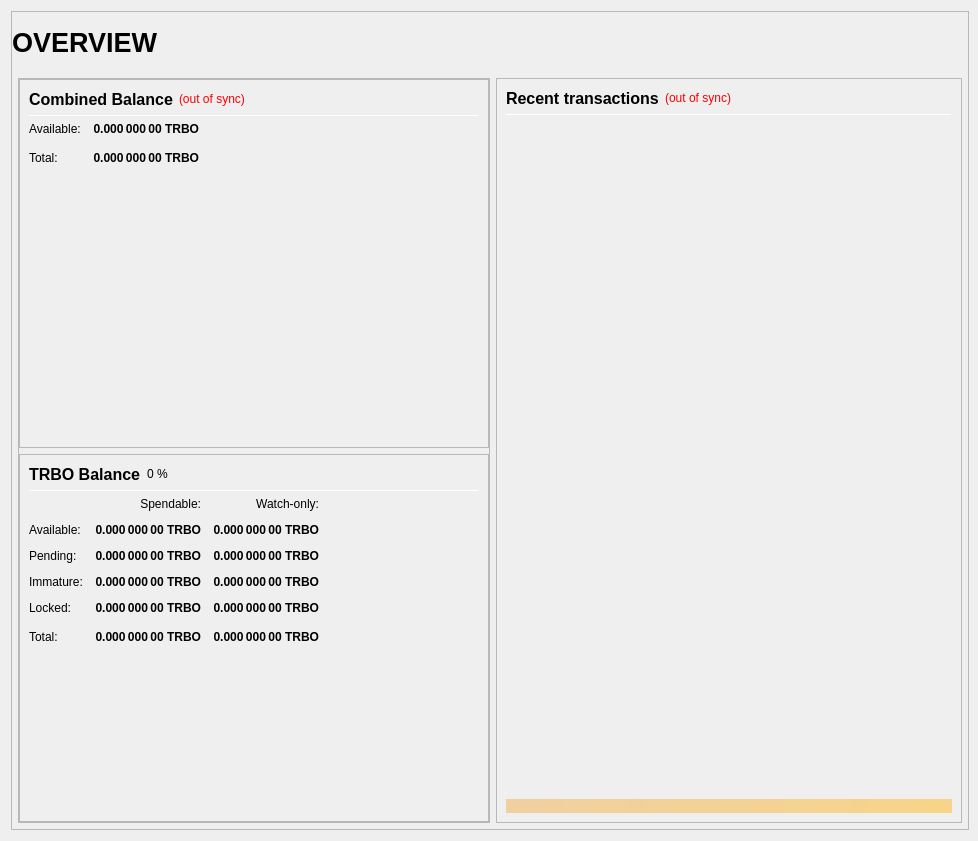
<?xml version="1.0" encoding="UTF-8"?>
<ui version="4.0">
 <class>OverviewPage</class>
 <widget class="QWidget" name="OverviewPage">
  <property name="geometry">
   <rect>
    <x>0</x>
    <y>0</y>
    <width>978</width>
    <height>841</height>
   </rect>
  </property>
  <property name="minimumSize">
   <size>
    <width>960</width>
    <height>682</height>
   </size>
  </property>
  <property name="windowTitle">
   <string>Form</string>
  </property>
  <layout class="QVBoxLayout" name="topLayout" stretch="1">
   <property name="rightMargin">
    <number>9</number>
   </property>
   <item>
    <widget class="QFrame" name="frame_BG">
     <property name="minimumSize">
      <size>
       <width>850</width>
       <height>610</height>
      </size>
     </property>
     <property name="maximumSize">
      <size>
       <width>16777215</width>
       <height>16777215</height>
      </size>
     </property>
     <property name="frameShape">
      <enum>QFrame::StyledPanel</enum>
     </property>
     <property name="frameShadow">
      <enum>QFrame::Raised</enum>
     </property>
     <layout class="QVBoxLayout" name="verticalLayout_3" stretch="1">
      <property name="leftMargin">
       <number>0</number>
      </property>
      <property name="topMargin">
       <number>0</number>
      </property>
      <property name="rightMargin">
       <number>0</number>
      </property>
      <property name="bottomMargin">
       <number>6</number>
      </property>
      <item>
       <layout class="QVBoxLayout" name="verticalLayout_Master" stretch="0,1">
        <property name="leftMargin">
         <number>0</number>
        </property>
        <property name="topMargin">
         <number>0</number>
        </property>
        <property name="rightMargin">
         <number>0</number>
        </property>
        <property name="bottomMargin">
         <number>0</number>
        </property>
        <item>
         <widget class="QFrame" name="frame_Header">
          <layout class="QVBoxLayout" name="verticalLayout_Header" stretch="0">
           <property name="leftMargin">
            <number>0</number>
           </property>
           <property name="topMargin">
            <number>0</number>
           </property>
           <property name="rightMargin">
            <number>0</number>
           </property>
           <property name="bottomMargin">
            <number>0</number>
           </property>
           <item>
            <layout class="QHBoxLayout" name="horizontalLayout_Header" stretch="1,0,1">
             <property name="spacing">
              <number>6</number>
             </property>
             <item>
              <widget class="QLabel" name="labelOverviewHeaderLeft">
               <property name="minimumSize">
                <size>
                 <width>464</width>
                 <height>60</height>
                </size>
               </property>
               <property name="maximumSize">
                <size>
                 <width>16777215</width>
                 <height>60</height>
                </size>
               </property>
               <property name="font">
                <font>
                 <pointsize>20</pointsize>
                 <weight>75</weight>
                 <bold>true</bold>
                </font>
               </property>
               <property name="text">
                <string>OVERVIEW</string>
               </property>
               <property name="alignment">
                <set>Qt::AlignLeading|Qt::AlignLeft|Qt::AlignVCenter</set>
               </property>
              </widget>
             </item>
             <item>
              <spacer name="horizontalSpacer_Header">
               <property name="orientation">
                <enum>Qt::Horizontal</enum>
               </property>
               <property name="sizeHint" stdset="0">
                <size>
                 <width>40</width>
                 <height>20</height>
                </size>
               </property>
              </spacer>
             </item>
             <item>
              <widget class="QLabel" name="labelOverviewHeaderRight">
               <property name="minimumSize">
                <size>
                 <width>464</width>
                 <height>60</height>
                </size>
               </property>
               <property name="maximumSize">
                <size>
                 <width>16777215</width>
                 <height>60</height>
                </size>
               </property>
               <property name="font">
                <font>
                 <pointsize>14</pointsize>
                </font>
               </property>
               <property name="text">
                <string/>
               </property>
               <property name="alignment">
                <set>Qt::AlignRight|Qt::AlignTrailing|Qt::AlignVCenter</set>
               </property>
              </widget>
             </item>
            </layout>
           </item>
          </layout>
         </widget>
        </item>
        <item>
         <widget class="QFrame" name="frame_Content">
          <layout class="QVBoxLayout" name="verticalLayout_Content">
           <property name="leftMargin">
            <number>6</number>
           </property>
           <property name="topMargin">
            <number>0</number>
           </property>
           <property name="rightMargin">
            <number>6</number>
           </property>
           <property name="bottomMargin">
            <number>0</number>
           </property>
           <item>
            <layout class="QHBoxLayout" name="horizontalLayout_Content" stretch="1,1">
             <property name="spacing">
              <number>6</number>
             </property>
             <item>
              <layout class="QVBoxLayout" name="verticalLayout_left" stretch="1">
               <item>
                <widget class="QFrame" name="frameObfuscation">
                 <property name="minimumSize">
                  <size>
                   <width>0</width>
                   <height>0</height>
                  </size>
                 </property>
                 <property name="frameShape">
                  <enum>QFrame::StyledPanel</enum>
                 </property>
                 <property name="frameShadow">
                  <enum>QFrame::Raised</enum>
                 </property>
                 <layout class="QVBoxLayout" name="verticalLayout" stretch="0,0">
                  <property name="leftMargin">
                   <number>0</number>
                  </property>
                  <property name="topMargin">
                   <number>0</number>
                  </property>
                  <property name="rightMargin">
                   <number>0</number>
                  </property>
                  <property name="bottomMargin">
                   <number>0</number>
                  </property>
                  <item>
                   <widget class="QFrame" name="frame_CombinedBalances">
                    <property name="minimumSize">
                     <size>
                      <width>470</width>
                      <height>0</height>
                     </size>
                    </property>
                    <property name="frameShape">
                     <enum>QFrame::StyledPanel</enum>
                    </property>
                    <property name="frameShadow">
                     <enum>QFrame::Raised</enum>
                    </property>
                    <layout class="QVBoxLayout" name="verticalLayout_5">
                     <item>
                      <layout class="QHBoxLayout" name="horizontalLayout_5" stretch="0,0,0">
                       <item>
                        <widget class="QLabel" name="label_5z">
                         <property name="minimumSize">
                          <size>
                           <width>0</width>
                           <height>20</height>
                          </size>
                         </property>
                         <property name="font">
                          <font>
                           <pointsize>12</pointsize>
                           <weight>75</weight>
                           <bold>true</bold>
                          </font>
                         </property>
                         <property name="toolTip">
                          <string>Combined Balance (including unconfirmed and immature coins)</string>
                         </property>
                         <property name="text">
                          <string>Combined Balance</string>
                         </property>
                        </widget>
                       </item>
                       <item>
                        <widget class="QLabel" name="labelWalletStatus">
                         <property name="cursor">
                          <cursorShape>WhatsThisCursor</cursorShape>
                         </property>
                         <property name="toolTip">
                          <string>The displayed information may be out of date. Your wallet automatically synchronizes with the TRBO network after a connection is established, but this process has not completed yet.</string>
                         </property>
                         <property name="styleSheet">
                          <string notr="true">QLabel { color: red; }</string>
                         </property>
                         <property name="text">
                          <string notr="true">(out of sync)</string>
                         </property>
                         <property name="alignment">
                          <set>Qt::AlignLeading|Qt::AlignLeft|Qt::AlignVCenter</set>
                         </property>
                        </widget>
                       </item>
                       <item>
                        <spacer name="horizontalSpacer_1">
                         <property name="orientation">
                          <enum>Qt::Horizontal</enum>
                         </property>
                         <property name="sizeHint" stdset="0">
                          <size>
                           <width>40</width>
                           <height>20</height>
                          </size>
                         </property>
                        </spacer>
                       </item>
                      </layout>
                     </item>
                     <item>
                      <widget class="Line" name="line_CombinedBalance">
                       <property name="minimumSize">
                        <size>
                         <width>0</width>
                         <height>1</height>
                        </size>
                       </property>
                       <property name="maximumSize">
                        <size>
                         <width>16777215</width>
                         <height>1</height>
                        </size>
                       </property>
                       <property name="orientation">
                        <enum>Qt::Horizontal</enum>
                       </property>
                      </widget>
                     </item>
                     <item>
                      <layout class="QGridLayout" name="gridLayout_3">
                       <property name="spacing">
                        <number>12</number>
                       </property>
                       <item row="1" column="0">
                        <widget class="QLabel" name="labelBalanceTextz">
                         <property name="text">
                          <string>Available:</string>
                         </property>
                        </widget>
                       </item>
                       <item row="1" column="1">
                        <widget class="QLabel" name="labelBalancez">
                         <property name="font">
                          <font>
                           <weight>75</weight>
                           <bold>true</bold>
                          </font>
                         </property>
                         <property name="cursor">
                          <cursorShape>IBeamCursor</cursorShape>
                         </property>
                         <property name="toolTip">
                          <string>Your current spendable balance</string>
                         </property>
                         <property name="text">
                          <string notr="true">0.000 000 00 TRBO</string>
                         </property>
                         <property name="alignment">
                          <set>Qt::AlignRight|Qt::AlignTrailing|Qt::AlignVCenter</set>
                         </property>
                         <property name="textInteractionFlags">
                          <set>Qt::LinksAccessibleByMouse|Qt::TextSelectableByKeyboard|Qt::TextSelectableByMouse</set>
                         </property>
                        </widget>
                       </item>
                       <item row="2" column="0">
                        <widget class="QLabel" name="labelTotalTextz">
                         <property name="text">
                          <string>Total:</string>
                         </property>
                        </widget>
                       </item>
                       <item row="2" column="1">
                        <widget class="QLabel" name="labelTotalz">
                         <property name="font">
                          <font>
                           <weight>75</weight>
                           <bold>true</bold>
                          </font>
                         </property>
                         <property name="cursor">
                          <cursorShape>IBeamCursor</cursorShape>
                         </property>
                         <property name="toolTip">
                          <string>Total Balance, including all unavailable coins.</string>
                         </property>
                         <property name="text">
                          <string notr="true">0.000 000 00 TRBO</string>
                         </property>
                         <property name="alignment">
                          <set>Qt::AlignRight|Qt::AlignTrailing|Qt::AlignVCenter</set>
                         </property>
                         <property name="textInteractionFlags">
                          <set>Qt::LinksAccessibleByMouse|Qt::TextSelectableByKeyboard|Qt::TextSelectableByMouse</set>
                         </property>
                        </widget>
                       </item>
                       <item row="2" column="3">
                        <spacer name="horizontalSpacer_2">
                         <property name="orientation">
                          <enum>Qt::Horizontal</enum>
                         </property>
                         <property name="sizeHint" stdset="0">
                          <size>
                           <width>40</width>
                           <height>20</height>
                          </size>
                         </property>
                        </spacer>
                       </item>
                      </layout>
                     </item>
                     <item>
                      <spacer name="verticalSpacer_1">
                       <property name="orientation">
                        <enum>Qt::Vertical</enum>
                       </property>
                       <property name="sizeHint" stdset="0">
                        <size>
                         <width>20</width>
                         <height>40</height>
                        </size>
                       </property>
                      </spacer>
                     </item>
                    </layout>
                   </widget>
                  </item>
                  <item>
                   <widget class="QFrame" name="frame_Balances">
                    <property name="frameShape">
                     <enum>QFrame::StyledPanel</enum>
                    </property>
                    <property name="frameShadow">
                     <enum>QFrame::Raised</enum>
                    </property>
                    <layout class="QVBoxLayout" name="verticalLayout_4">
                     <item>
                      <layout class="QHBoxLayout" name="horizontalLayout_4">
                       <item>
                        <widget class="QLabel" name="label_5">
                         <property name="minimumSize">
                          <size>
                           <width>0</width>
                           <height>20</height>
                          </size>
                         </property>
                         <property name="font">
                          <font>
                           <pointsize>12</pointsize>
                           <weight>75</weight>
                           <bold>true</bold>
                          </font>
                         </property>
                         <property name="text">
                          <string>TRBO Balance</string>
                         </property>
                        </widget>
                       </item>
                       <item>
                        <widget class="QLabel" name="labelTRBOPercent">
                         <property name="text">
                          <string notr="true">0 %</string>
                         </property>
                        </widget>
                       </item>
                       <item>
                        <spacer name="horizontalSpacer_3">
                         <property name="orientation">
                          <enum>Qt::Horizontal</enum>
                         </property>
                         <property name="sizeHint" stdset="0">
                          <size>
                           <width>40</width>
                           <height>20</height>
                          </size>
                         </property>
                        </spacer>
                       </item>
                      </layout>
                     </item>
                     <item>
                      <widget class="Line" name="line_Balance">
                       <property name="minimumSize">
                        <size>
                         <width>0</width>
                         <height>1</height>
                        </size>
                       </property>
                       <property name="maximumSize">
                        <size>
                         <width>16777215</width>
                         <height>1</height>
                        </size>
                       </property>
                       <property name="orientation">
                        <enum>Qt::Horizontal</enum>
                       </property>
                      </widget>
                     </item>
                     <item>
                      <layout class="QGridLayout" name="gridLayout">
                       <property name="spacing">
                        <number>12</number>
                       </property>
                       <item row="0" column="1">
                        <widget class="QLabel" name="labelSpendable">
                         <property name="text">
                          <string>Spendable:</string>
                         </property>
                         <property name="alignment">
                          <set>Qt::AlignRight|Qt::AlignTrailing|Qt::AlignVCenter</set>
                         </property>
                        </widget>
                       </item>
                       <item row="0" column="2">
                        <widget class="QLabel" name="labelWatchonly">
                         <property name="text">
                          <string>Watch-only:</string>
                         </property>
                         <property name="alignment">
                          <set>Qt::AlignRight|Qt::AlignTrailing|Qt::AlignVCenter</set>
                         </property>
                        </widget>
                       </item>
                       <item row="1" column="0">
                        <widget class="QLabel" name="labelBalanceText">
                         <property name="text">
                          <string>Available:</string>
                         </property>
                        </widget>
                       </item>
                       <item row="1" column="1">
                        <widget class="QLabel" name="labelBalance">
                         <property name="font">
                          <font>
                           <weight>75</weight>
                           <bold>true</bold>
                          </font>
                         </property>
                         <property name="cursor">
                          <cursorShape>IBeamCursor</cursorShape>
                         </property>
                         <property name="toolTip">
                          <string>Your current spendable balance</string>
                         </property>
                         <property name="text">
                          <string notr="true">0.000 000 00 TRBO</string>
                         </property>
                         <property name="alignment">
                          <set>Qt::AlignRight|Qt::AlignTrailing|Qt::AlignVCenter</set>
                         </property>
                         <property name="textInteractionFlags">
                          <set>Qt::LinksAccessibleByMouse|Qt::TextSelectableByKeyboard|Qt::TextSelectableByMouse</set>
                         </property>
                        </widget>
                       </item>
                       <item row="1" column="2">
                        <widget class="QLabel" name="labelWatchAvailable">
                         <property name="font">
                          <font>
                           <weight>75</weight>
                           <bold>true</bold>
                          </font>
                         </property>
                         <property name="cursor">
                          <cursorShape>IBeamCursor</cursorShape>
                         </property>
                         <property name="toolTip">
                          <string>Your current balance in watch-only addresses</string>
                         </property>
                         <property name="text">
                          <string notr="true">0.000 000 00 TRBO</string>
                         </property>
                         <property name="alignment">
                          <set>Qt::AlignRight|Qt::AlignTrailing|Qt::AlignVCenter</set>
                         </property>
                         <property name="textInteractionFlags">
                          <set>Qt::LinksAccessibleByMouse|Qt::TextSelectableByKeyboard|Qt::TextSelectableByMouse</set>
                         </property>
                        </widget>
                       </item>
                       <item row="2" column="0">
                        <widget class="QLabel" name="labelPendingText">
                         <property name="text">
                          <string>Pending:</string>
                         </property>
                        </widget>
                       </item>
                       <item row="2" column="1">
                        <widget class="QLabel" name="labelUnconfirmed">
                         <property name="font">
                          <font>
                           <weight>75</weight>
                           <bold>true</bold>
                          </font>
                         </property>
                         <property name="cursor">
                          <cursorShape>IBeamCursor</cursorShape>
                         </property>
                         <property name="toolTip">
                          <string>Total of transactions that have yet to be confirmed, and do not yet count toward the spendable balance</string>
                         </property>
                         <property name="text">
                          <string notr="true">0.000 000 00 TRBO</string>
                         </property>
                         <property name="alignment">
                          <set>Qt::AlignRight|Qt::AlignTrailing|Qt::AlignVCenter</set>
                         </property>
                         <property name="textInteractionFlags">
                          <set>Qt::LinksAccessibleByMouse|Qt::TextSelectableByKeyboard|Qt::TextSelectableByMouse</set>
                         </property>
                        </widget>
                       </item>
                       <item row="2" column="2">
                        <widget class="QLabel" name="labelWatchPending">
                         <property name="font">
                          <font>
                           <weight>75</weight>
                           <bold>true</bold>
                          </font>
                         </property>
                         <property name="cursor">
                          <cursorShape>IBeamCursor</cursorShape>
                         </property>
                         <property name="toolTip">
                          <string>Unconfirmed transactions to watch-only addresses</string>
                         </property>
                         <property name="text">
                          <string notr="true">0.000 000 00 TRBO</string>
                         </property>
                         <property name="alignment">
                          <set>Qt::AlignRight|Qt::AlignTrailing|Qt::AlignVCenter</set>
                         </property>
                         <property name="textInteractionFlags">
                          <set>Qt::LinksAccessibleByMouse|Qt::TextSelectableByKeyboard|Qt::TextSelectableByMouse</set>
                         </property>
                        </widget>
                       </item>
                       <item row="3" column="0">
                        <widget class="QLabel" name="labelImmatureText">
                         <property name="text">
                          <string>Immature:</string>
                         </property>
                        </widget>
                       </item>
                       <item row="3" column="1">
                        <widget class="QLabel" name="labelImmature">
                         <property name="font">
                          <font>
                           <weight>75</weight>
                           <bold>true</bold>
                          </font>
                         </property>
                         <property name="cursor">
                          <cursorShape>IBeamCursor</cursorShape>
                         </property>
                         <property name="toolTip">
                          <string>Staked or masternode rewards that has not yet matured</string>
                         </property>
                         <property name="text">
                          <string notr="true">0.000 000 00 TRBO</string>
                         </property>
                         <property name="alignment">
                          <set>Qt::AlignRight|Qt::AlignTrailing|Qt::AlignVCenter</set>
                         </property>
                         <property name="textInteractionFlags">
                          <set>Qt::LinksAccessibleByMouse|Qt::TextSelectableByKeyboard|Qt::TextSelectableByMouse</set>
                         </property>
                        </widget>
                       </item>
                       <item row="3" column="2">
                        <widget class="QLabel" name="labelWatchImmature">
                         <property name="font">
                          <font>
                           <weight>75</weight>
                           <bold>true</bold>
                          </font>
                         </property>
                         <property name="cursor">
                          <cursorShape>IBeamCursor</cursorShape>
                         </property>
                         <property name="toolTip">
                          <string>Staked or masternode rewards in watch-only addresses that has not yet matured</string>
                         </property>
                         <property name="text">
                          <string notr="true">0.000 000 00 TRBO</string>
                         </property>
                         <property name="alignment">
                          <set>Qt::AlignRight|Qt::AlignTrailing|Qt::AlignVCenter</set>
                         </property>
                         <property name="textInteractionFlags">
                          <set>Qt::LinksAccessibleByMouse|Qt::TextSelectableByKeyboard|Qt::TextSelectableByMouse</set>
                         </property>
                        </widget>
                       </item>
                       <item row="4" column="0">
                        <widget class="QLabel" name="labelLockedBalanceText">
                         <property name="toolTip">
                          <string>Locked TRBO or Masternode collaterals. These are excluded from zTRBO minting.</string>
                         </property>
                         <property name="text">
                          <string>Locked:</string>
                         </property>
                        </widget>
                       </item>
                       <item row="4" column="1">
                        <widget class="QLabel" name="labelLockedBalance">
                         <property name="font">
                          <font>
                           <weight>75</weight>
                           <bold>true</bold>
                          </font>
                         </property>
                         <property name="cursor">
                          <cursorShape>IBeamCursor</cursorShape>
                         </property>
                         <property name="toolTip">
                          <string>Locked TRBO or Masternode collaterals. These are excluded from zTRBO minting.</string>
                         </property>
                         <property name="text">
                          <string notr="true">0.000 000 00 TRBO</string>
                         </property>
                         <property name="alignment">
                          <set>Qt::AlignRight|Qt::AlignTrailing|Qt::AlignVCenter</set>
                         </property>
                         <property name="textInteractionFlags">
                          <set>Qt::LinksAccessibleByMouse|Qt::TextSelectableByKeyboard|Qt::TextSelectableByMouse</set>
                         </property>
                        </widget>
                       </item>
                       <item row="4" column="2">
                        <widget class="QLabel" name="labelWatchLocked">
                         <property name="font">
                          <font>
                           <weight>75</weight>
                           <bold>true</bold>
                          </font>
                         </property>
                         <property name="cursor">
                          <cursorShape>IBeamCursor</cursorShape>
                         </property>
                         <property name="toolTip">
                          <string>Current locked balance in watch-only addresses</string>
                         </property>
                         <property name="text">
                          <string notr="true">0.000 000 00 TRBO</string>
                         </property>
                         <property name="alignment">
                          <set>Qt::AlignRight|Qt::AlignTrailing|Qt::AlignVCenter</set>
                         </property>
                         <property name="textInteractionFlags">
                          <set>Qt::LinksAccessibleByMouse|Qt::TextSelectableByKeyboard|Qt::TextSelectableByMouse</set>
                         </property>
                        </widget>
                       </item>
                       <item row="5" column="0">
                        <widget class="QLabel" name="labelTotalText">
                         <property name="toolTip">
                          <string>Your current TRBO balance, unconfirmed and immature transactions included</string>
                         </property>
                         <property name="text">
                          <string>Total:</string>
                         </property>
                        </widget>
                       </item>
                       <item row="5" column="1">
                        <widget class="QLabel" name="labelTotal">
                         <property name="font">
                          <font>
                           <weight>75</weight>
                           <bold>true</bold>
                          </font>
                         </property>
                         <property name="cursor">
                          <cursorShape>IBeamCursor</cursorShape>
                         </property>
                         <property name="toolTip">
                          <string>Your current TRBO balance, unconfirmed and immature transactions included</string>
                         </property>
                         <property name="text">
                          <string notr="true">0.000 000 00 TRBO</string>
                         </property>
                         <property name="alignment">
                          <set>Qt::AlignRight|Qt::AlignTrailing|Qt::AlignVCenter</set>
                         </property>
                         <property name="textInteractionFlags">
                          <set>Qt::LinksAccessibleByMouse|Qt::TextSelectableByKeyboard|Qt::TextSelectableByMouse</set>
                         </property>
                        </widget>
                       </item>
                       <item row="5" column="2">
                        <widget class="QLabel" name="labelWatchTotal">
                         <property name="font">
                          <font>
                           <weight>75</weight>
                           <bold>true</bold>
                          </font>
                         </property>
                         <property name="cursor">
                          <cursorShape>IBeamCursor</cursorShape>
                         </property>
                         <property name="toolTip">
                          <string>Current total balance in watch-only addresses</string>
                         </property>
                         <property name="text">
                          <string notr="true">0.000 000 00 TRBO</string>
                         </property>
                         <property name="alignment">
                          <set>Qt::AlignRight|Qt::AlignTrailing|Qt::AlignVCenter</set>
                         </property>
                         <property name="textInteractionFlags">
                          <set>Qt::LinksAccessibleByMouse|Qt::TextSelectableByKeyboard|Qt::TextSelectableByMouse</set>
                         </property>
                        </widget>
                       </item>
                       <item row="5" column="3">
                        <spacer name="horizontalSpacer_9">
                         <property name="orientation">
                          <enum>Qt::Horizontal</enum>
                         </property>
                         <property name="sizeHint" stdset="0">
                          <size>
                           <width>40</width>
                           <height>20</height>
                          </size>
                         </property>
                        </spacer>
                       </item>
                      </layout>
                     </item>
                     <item>
                      <spacer name="verticalSpacer_3">
                       <property name="orientation">
                        <enum>Qt::Vertical</enum>
                       </property>
                       <property name="sizeHint" stdset="0">
                        <size>
                         <width>20</width>
                         <height>40</height>
                        </size>
                       </property>
                      </spacer>
                     </item>
                    </layout>
                   </widget>
                  </item>
                 </layout>
                </widget>
               </item>
              </layout>
             </item>
             <item>
              <layout class="QVBoxLayout" name="verticalLayout_right" stretch="1">
               <item>
                <widget class="QFrame" name="frame_RecentTransactions">
                 <property name="minimumSize">
                  <size>
                   <width>0</width>
                   <height>0</height>
                  </size>
                 </property>
                 <property name="frameShape">
                  <enum>QFrame::StyledPanel</enum>
                 </property>
                 <property name="frameShadow">
                  <enum>QFrame::Raised</enum>
                 </property>
                 <layout class="QVBoxLayout" name="verticalLayout_1" stretch="0,0,0,0,0">
                  <item>
                   <layout class="QHBoxLayout" name="horizontalLayout_2">
                    <item>
                     <widget class="QLabel" name="label_4">
                      <property name="minimumSize">
                       <size>
                        <width>0</width>
                        <height>20</height>
                       </size>
                      </property>
                      <property name="font">
                       <font>
                        <pointsize>12</pointsize>
                        <weight>75</weight>
                        <bold>true</bold>
                       </font>
                      </property>
                      <property name="text">
                       <string>Recent transactions</string>
                      </property>
                     </widget>
                    </item>
                    <item>
                     <widget class="QLabel" name="labelTransactionsStatus">
                      <property name="cursor">
                       <cursorShape>WhatsThisCursor</cursorShape>
                      </property>
                      <property name="toolTip">
                       <string>The displayed information may be out of date. Your wallet automatically synchronizes with the TRBO network after a connection is established, but this process has not completed yet.</string>
                      </property>
                      <property name="styleSheet">
                       <string notr="true">QLabel { color: red; }</string>
                      </property>
                      <property name="text">
                       <string notr="true">(out of sync)</string>
                      </property>
                      <property name="alignment">
                       <set>Qt::AlignRight|Qt::AlignTrailing|Qt::AlignVCenter</set>
                      </property>
                     </widget>
                    </item>
                    <item>
                     <spacer name="horizontalSpacer">
                      <property name="orientation">
                       <enum>Qt::Horizontal</enum>
                      </property>
                      <property name="sizeHint" stdset="0">
                       <size>
                        <width>40</width>
                        <height>20</height>
                       </size>
                      </property>
                     </spacer>
                    </item>
                   </layout>
                  </item>
                  <item>
                   <widget class="Line" name="line">
                    <property name="minimumSize">
                     <size>
                      <width>0</width>
                      <height>1</height>
                     </size>
                    </property>
                    <property name="maximumSize">
                     <size>
                      <width>16777215</width>
                      <height>1</height>
                     </size>
                    </property>
                    <property name="orientation">
                     <enum>Qt::Horizontal</enum>
                    </property>
                   </widget>
                  </item>
                  <item>
                   <widget class="QListView" name="listTransactions">
                    <property name="minimumSize">
                     <size>
                      <width>0</width>
                      <height>0</height>
                     </size>
                    </property>
                    <property name="styleSheet">
                     <string notr="true">QListView { background: transparent; }</string>
                    </property>
                    <property name="frameShape">
                     <enum>QFrame::NoFrame</enum>
                    </property>
                    <property name="verticalScrollBarPolicy">
                     <enum>Qt::ScrollBarAlwaysOff</enum>
                    </property>
                    <property name="horizontalScrollBarPolicy">
                     <enum>Qt::ScrollBarAlwaysOff</enum>
                    </property>
                    <property name="selectionMode">
                     <enum>QAbstractItemView::NoSelection</enum>
                    </property>
                   </widget>
                  </item>
                  <item>
                   <spacer name="verticalSpacer_2">
                    <property name="orientation">
                     <enum>Qt::Vertical</enum>
                    </property>
                    <property name="sizeType">
                     <enum>QSizePolicy::Expanding</enum>
                    </property>
                    <property name="sizeHint" stdset="0">
                     <size>
                      <width>20</width>
                      <height>40</height>
                     </size>
                    </property>
                   </spacer>
                  </item>
                  <item>
                   <widget class="QLabel" name="labelAlerts">
                    <property name="maximumSize">
                     <size>
                      <width>16777215</width>
                      <height>16777215</height>
                     </size>
                    </property>
                    <property name="styleSheet">
                     <string notr="true">background-color: qlineargradient(x1: 0, y1: 0, x2: 1, y2: 0, stop:0 #F0D0A0, stop:1 #F8D488); color:#000000;</string>
                    </property>
                    <property name="text">
                     <string/>
                    </property>
                    <property name="wordWrap">
                     <bool>true</bool>
                    </property>
                    <property name="margin">
                     <number>3</number>
                    </property>
                   </widget>
                  </item>
                 </layout>
                </widget>
               </item>
              </layout>
             </item>
            </layout>
           </item>
          </layout>
         </widget>
        </item>
       </layout>
      </item>
     </layout>
    </widget>
   </item>
  </layout>
 </widget>
 <resources/>
 <connections/>
</ui>
